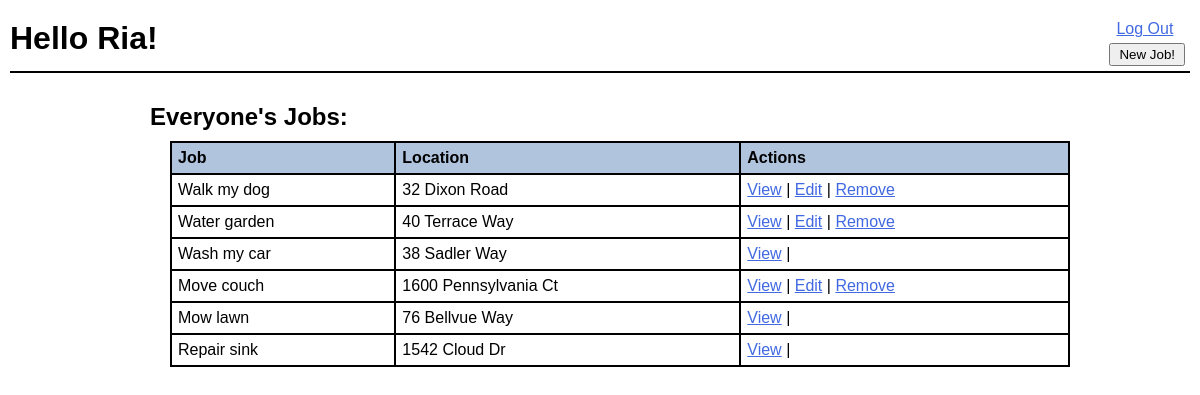
Screenshot of /dashboard (signed in) with the database file from the repository.
### main/models.py (models this page shows)
class User(models.Model):
    first_name = models.CharField(max_length=65)
    last_name = models.TextField(max_length=65)
    email = models.CharField(max_length=65)
    password = models.CharField(max_length=30)
    objects = UserManager()

class Job(models.Model):
    job = models.CharField(max_length=65)
    location = models.CharField(max_length=255)
    desc = models.TextField()
    created_at = models.DateTimeField(auto_now_add=True)
    updated_at = models.DateTimeField(auto_now=True)
    uploaded_by = models.ForeignKey(
        User,
        related_name="my_jobs",
        on_delete=models.CASCADE
    )
    filled_by = models.ManyToManyField(
        User,
        related_name = "job_filled_by",
    )
    objects = JobManager()

### main/views.py (the view)
# urls.py: path('dashboard', views.dashboard),
def dashboard(request):
    if "user_id" not in request.session:
        messages.error(request, "You must log in first!")
        return redirect("/")
    context = {
        "current_user" : User.objects.get(id=request.session["user_id"]),
        "all_jobs" : Job.objects.all(),
    }
    return render(request, 'dashboard.html', context)

### main/templates/dashboard.html (shortened to what this page needs)
<!DOCTYPE html>
<html lang="en">
<head>
</head>
<body>
    <div id="top">
        <h1>Hello {{ current_user.first_name }}!</h1>
        <div id="links"><a href="/logout">Log Out</a>
        <form action="/create" method="POST">
            <button>New Job!</button></div>
    </div>
    <div id="container">
        <div id="main">
            <div id="alljobs">
                <h2>Everyone's Jobs:</h2>
                <table>
                    <tr>
                        <th>Job</th>
                        <th>Location</th>
                        <th>Actions</th>
                    </tr>
                    {% for job in all_jobs %}
                    <tr>
                        <td>{{ job.job }}</td>
                        <td>{{ job.location }}</td>
                        {% if current_user == job.uploaded_by %}
                        <td><a href="/jobs/{{ job.id }}">View</a> |
                            <a href="/jobs/edit/{{ job.id }}">Edit</a> |
                            <a href="/remove/{{ job.id }}">Remove</a></td>
                            {% else %}
                            <td>
                                <a href="/jobs/{{ job.id }}">View</a> |
                            </td>
                            {% endif %}
                    </tr>
                    {% endfor %}
                </table>
            </div>
        </div>
    </div>
</body>
</html>

### main/templates/dashboard.html (style rules this page uses)
* { margin: 0; padding: 0; font-family: 'Lucida Sans', 'Lucida Sans Regular', 'Lucida Grande', 'Lucida Sans Unicode', Geneva, Verdana, sans-serif; }
a { color: royalblue; }
#top { width: 1180px; margin: auto; padding-top: 20px; border-bottom: 2px solid black; display: flex; justify-content: space-between; }
#top button { padding: 2px 8px; margin: 5px; }
#top a { margin-left: 12px; }
#container { width: 900px; margin: auto; padding: 30px; }
table { width: 100%; padding: 10px 20px; border: 2px solid black; border-collapse: collapse; margin: 10px 0 0 20px; text-align: left; }
th { background-color: lightsteelblue; padding: 6px; border: 2px solid black; }
td, tr { padding: 6px; border: 2px solid black; }

### rows the page displays
User: first_name "Ria"
Job: job "Walk my dog", location "32 Dixon Road"
Job: job "Water garden", location "40 Terrace Way"
Job: job "Wash my car", location "38 Sadler Way"
Job: job "Move couch", location "1600 Pennsylvania Ct"
Job: job "Mow lawn", location "76 Bellvue Way"
Job: job "Repair sink", location "1542 Cloud Dr"
